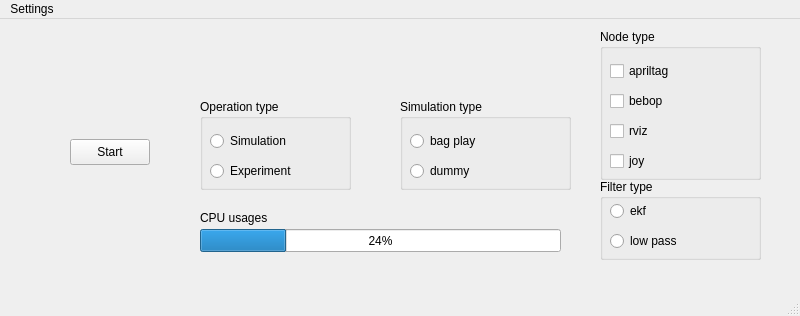
<?xml version="1.0" encoding="UTF-8"?>
<ui version="4.0">
 <class>MainWindow</class>
 <widget class="QMainWindow" name="MainWindow">
  <property name="geometry">
   <rect>
    <x>0</x>
    <y>0</y>
    <width>800</width>
    <height>316</height>
   </rect>
  </property>
  <property name="windowTitle">
   <string>MainWindow</string>
  </property>
  <widget class="QWidget" name="centralwidget">
   <widget class="QGroupBox" name="groupBox">
    <property name="geometry">
     <rect>
      <x>600</x>
      <y>10</y>
      <width>161</width>
      <height>151</height>
     </rect>
    </property>
    <property name="title">
     <string>Node type</string>
    </property>
    <widget class="QCheckBox" name="node_type_apriltag">
     <property name="geometry">
      <rect>
       <x>10</x>
       <y>30</y>
       <width>85</width>
       <height>24</height>
      </rect>
     </property>
     <property name="text">
      <string>apriltag</string>
     </property>
    </widget>
    <widget class="QCheckBox" name="node_type_bebop">
     <property name="geometry">
      <rect>
       <x>10</x>
       <y>60</y>
       <width>131</width>
       <height>24</height>
      </rect>
     </property>
     <property name="text">
      <string>bebop </string>
     </property>
    </widget>
    <widget class="QCheckBox" name="node_type_rviz">
     <property name="geometry">
      <rect>
       <x>10</x>
       <y>90</y>
       <width>131</width>
       <height>24</height>
      </rect>
     </property>
     <property name="text">
      <string>rviz</string>
     </property>
    </widget>
    <widget class="QCheckBox" name="node_type_joy">
     <property name="geometry">
      <rect>
       <x>10</x>
       <y>120</y>
       <width>131</width>
       <height>24</height>
      </rect>
     </property>
     <property name="text">
      <string>joy</string>
     </property>
    </widget>
   </widget>
   <widget class="QGroupBox" name="groupBox_2">
    <property name="geometry">
     <rect>
      <x>600</x>
      <y>160</y>
      <width>161</width>
      <height>81</height>
     </rect>
    </property>
    <property name="title">
     <string>Filter type</string>
    </property>
    <widget class="QRadioButton" name="filter_type_ekf">
     <property name="geometry">
      <rect>
       <x>10</x>
       <y>20</y>
       <width>102</width>
       <height>24</height>
      </rect>
     </property>
     <property name="text">
      <string>ekf</string>
     </property>
    </widget>
    <widget class="QRadioButton" name="filter_type_lowpass">
     <property name="geometry">
      <rect>
       <x>10</x>
       <y>50</y>
       <width>102</width>
       <height>24</height>
      </rect>
     </property>
     <property name="text">
      <string>low pass</string>
     </property>
    </widget>
   </widget>
   <widget class="QGroupBox" name="groupBox_3">
    <property name="geometry">
     <rect>
      <x>200</x>
      <y>80</y>
      <width>151</width>
      <height>91</height>
     </rect>
    </property>
    <property name="title">
     <string>Operation type</string>
    </property>
    <widget class="QRadioButton" name="op_type_sim">
     <property name="geometry">
      <rect>
       <x>10</x>
       <y>30</y>
       <width>131</width>
       <height>24</height>
      </rect>
     </property>
     <property name="text">
      <string>Simulation</string>
     </property>
    </widget>
    <widget class="QRadioButton" name="op_type_exp">
     <property name="geometry">
      <rect>
       <x>10</x>
       <y>60</y>
       <width>131</width>
       <height>24</height>
      </rect>
     </property>
     <property name="text">
      <string>Experiment</string>
     </property>
    </widget>
   </widget>
   <widget class="QGroupBox" name="grp_sim">
    <property name="geometry">
     <rect>
      <x>400</x>
      <y>80</y>
      <width>171</width>
      <height>91</height>
     </rect>
    </property>
    <property name="title">
     <string>Simulation type</string>
    </property>
    <widget class="QRadioButton" name="sim_type_bag">
     <property name="geometry">
      <rect>
       <x>10</x>
       <y>30</y>
       <width>102</width>
       <height>24</height>
      </rect>
     </property>
     <property name="text">
      <string>bag play</string>
     </property>
    </widget>
    <widget class="QRadioButton" name="sim_type_dummy">
     <property name="geometry">
      <rect>
       <x>10</x>
       <y>60</y>
       <width>102</width>
       <height>24</height>
      </rect>
     </property>
     <property name="text">
      <string>dummy</string>
     </property>
    </widget>
   </widget>
   <widget class="QPushButton" name="btn_start">
    <property name="geometry">
     <rect>
      <x>70</x>
      <y>120</y>
      <width>80</width>
      <height>26</height>
     </rect>
    </property>
    <property name="text">
     <string>Start</string>
    </property>
   </widget>
   <widget class="QProgressBar" name="cpu_usage_bar">
    <property name="geometry">
     <rect>
      <x>200</x>
      <y>210</y>
      <width>361</width>
      <height>23</height>
     </rect>
    </property>
    <property name="value">
     <number>24</number>
    </property>
   </widget>
   <widget class="QLabel" name="label">
    <property name="geometry">
     <rect>
      <x>200</x>
      <y>190</y>
      <width>101</width>
      <height>18</height>
     </rect>
    </property>
    <property name="text">
     <string>CPU usages</string>
    </property>
   </widget>
  </widget>
  <widget class="QStatusBar" name="statusbar"/>
  <widget class="QMenuBar" name="menubar">
   <property name="geometry">
    <rect>
     <x>0</x>
     <y>0</y>
     <width>800</width>
     <height>23</height>
    </rect>
   </property>
   <widget class="QMenu" name="menuMenu">
    <property name="title">
     <string>Settings</string>
    </property>
    <addaction name="actionset_bag_file"/>
    <addaction name="actionset_rviz_file"/>
   </widget>
   <addaction name="menuMenu"/>
  </widget>
  <action name="actionset_bag_file">
   <property name="text">
    <string>set bag file</string>
   </property>
  </action>
  <action name="actionset_rviz_file">
   <property name="text">
    <string>set rviz file</string>
   </property>
  </action>
 </widget>
 <resources/>
 <connections/>
</ui>
